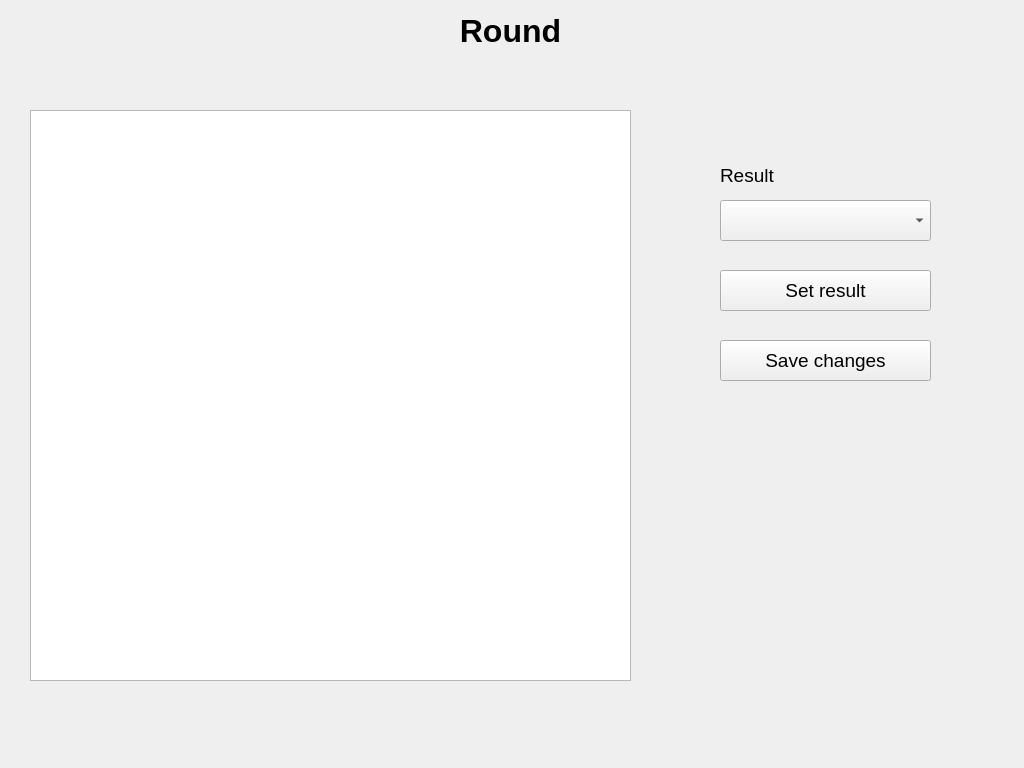
<?xml version="1.0" encoding="UTF-8"?>
<ui version="4.0">
 <class>RoundWidget</class>
 <widget class="QWidget" name="RoundWidget">
  <property name="geometry">
   <rect>
    <x>0</x>
    <y>0</y>
    <width>1024</width>
    <height>768</height>
   </rect>
  </property>
  <property name="windowTitle">
   <string>Form</string>
  </property>
  <widget class="QLabel" name="label">
   <property name="geometry">
    <rect>
     <x>0</x>
     <y>10</y>
     <width>1021</width>
     <height>41</height>
    </rect>
   </property>
   <property name="font">
    <font>
     <pointsize>24</pointsize>
     <weight>75</weight>
     <bold>true</bold>
    </font>
   </property>
   <property name="text">
    <string>Round</string>
   </property>
   <property name="alignment">
    <set>Qt::AlignCenter</set>
   </property>
  </widget>
  <widget class="QTableWidget" name="matches_table">
   <property name="geometry">
    <rect>
     <x>30</x>
     <y>110</y>
     <width>601</width>
     <height>571</height>
    </rect>
   </property>
   <property name="font">
    <font>
     <pointsize>14</pointsize>
    </font>
   </property>
  </widget>
  <widget class="QLabel" name="label_2">
   <property name="geometry">
    <rect>
     <x>720</x>
     <y>160</y>
     <width>101</width>
     <height>31</height>
    </rect>
   </property>
   <property name="font">
    <font>
     <pointsize>14</pointsize>
    </font>
   </property>
   <property name="text">
    <string>Result</string>
   </property>
  </widget>
  <widget class="QComboBox" name="sort_box">
   <property name="geometry">
    <rect>
     <x>720</x>
     <y>200</y>
     <width>211</width>
     <height>41</height>
    </rect>
   </property>
   <property name="font">
    <font>
     <pointsize>14</pointsize>
    </font>
   </property>
  </widget>
  <widget class="QPushButton" name="save_button">
   <property name="geometry">
    <rect>
     <x>720</x>
     <y>340</y>
     <width>211</width>
     <height>41</height>
    </rect>
   </property>
   <property name="font">
    <font>
     <pointsize>14</pointsize>
    </font>
   </property>
   <property name="text">
    <string>Save changes</string>
   </property>
  </widget>
  <widget class="QPushButton" name="set_button">
   <property name="geometry">
    <rect>
     <x>720</x>
     <y>270</y>
     <width>211</width>
     <height>41</height>
    </rect>
   </property>
   <property name="font">
    <font>
     <pointsize>14</pointsize>
    </font>
   </property>
   <property name="text">
    <string>Set result</string>
   </property>
  </widget>
 </widget>
 <resources/>
 <connections/>
</ui>
